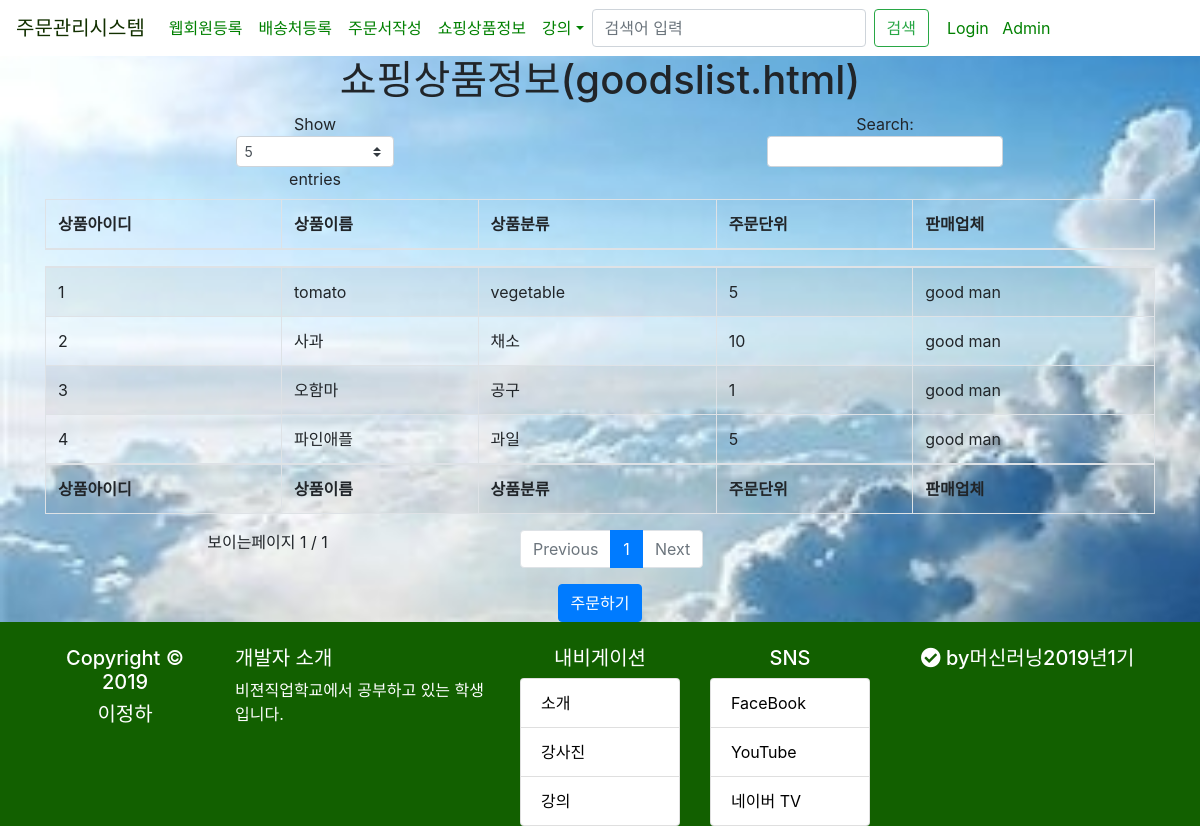
/ordersystem/goodslist/, run on the app's committed database.
### ordersystem/models.py (models this page shows, shortened)
class Goods(models.Model):#상품정보 -/상품번호/상품명,상품분류,주문단위,판매업체번호 (FK)
    goodName = models.CharField(max_length=100)
    classification = models.CharField(max_length=20) #상품분류 ~ 대,중,소, 500cc,1000cc etc
    orderUnit =  models.CharField(max_length=20) #주문단위 ~ 박스,개, ...
    enterprise_id = models.ForeignKey(Enterprise,on_delete=models.CASCADE) #>>>> FK

class Enterprise(models.Model):#업체정보  - /업체번호/사업자등록번호,업체명,업종코드,주소
    corporate_reg_no = models.CharField(max_length=50,unique=True,null=False)
    enterprise_name = models.CharField(max_length=50)
    industry_code = models.CharField(max_length=50)
    enterprise_address = models.CharField(max_length=200)

### ordersystem/views.py (the view)
# urls.py: path('goodslist/',views.goodslist,name='goodslist'),
def goodslist(request):
    goodsList = Goods.objects.all()
    return render(request,'ordersystem/goodslist.html',{'goodsList':goodsList})

### ordersystem/templates/ordersystem/goodslist.html
{% extends "base.html" %}
{% block content %}
	<div class="container" align="center">
		<h1>쇼핑상품정보(goodslist.html)</h1>
		<table id="example" class="table table-striped table-bordered"
			style="width: 100%">
			<thead>
				<th>상품아이디</th>
				<th>상품이름</th>
				<th>상품분류</th>
				<th>주문단위</th>
				<th>판매업체</th>
			</thead>
			<tbody>
				{% for good in goodsList %}
				<tr>
					<td>{{good.id}}</td>
					<td>{{good.goodName}}</td>
					<td>{{good.classification}}</td>
					<td>{{good.orderUnit}}</td>
					<td>{{good.enterprise_id.enterprise_name}}</td>
				</tr>
				{% endfor %}
			</tbody>
			<tfooter>
			<th>상품아이디</th>
				<th>상품이름</th>
				<th>상품분류</th>
				<th>주문단위</th>
				<th>판매업체</th>
			</tfooter>
		</table>
		<button type="button" class="btn btn-primary"
			onclick="location.href='/ordersystem/orderwrite'">주문하기</button>
	</div>
	{% endblock content %}

### static/css/boost.css (style rules this page uses)
* { font-family: 'Nanum Gothic'; }

### static/css/style.css (style rules this page uses)
body { background: white url("images/background.jpg") no-repeat; background-size: cover; }

### data on the page
Goods: id "1", goodName "tomato", classification "vegetable", orderUnit "5", enterprise_id.enterprise_name "good man"
Goods: id "2", goodName "사과", classification "채소", orderUnit "10", enterprise_id.enterprise_name "good man"
Goods: id "3", goodName "오함마", classification "공구", orderUnit "1", enterprise_id.enterprise_name "good man"
Goods: id "4", goodName "파인애플", classification "과일", orderUnit "5", enterprise_id.enterprise_name "good man"
